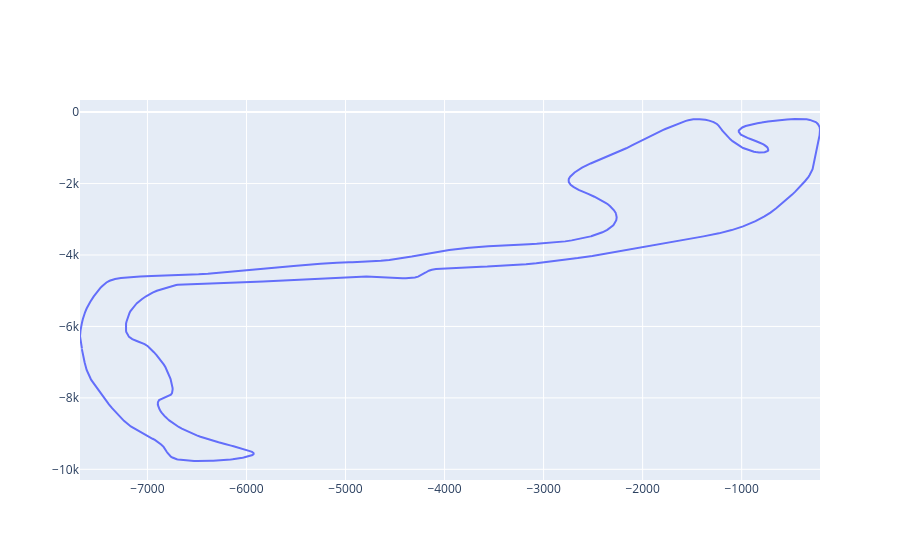

Notebook code for this chart:
### Code cell
# first viz using the same package also used for the waterfall chart
fig = go.Figure()

fig.add_trace(go.Scatter(x=track["X"], y=track["Y"], mode="lines",))

fig.show()

### Figure 1 — Plotly figure (JSON) as saved in the notebook; plotly's stock layout.template omitted (floating-point values rounded to 4 significant figures; data arrays with more than 128 entries replaced by an {"elided": "..."} marker saying what was removed)
{"data": [{"mode": "lines", "type": "scatter", "x": {"elided": "683 float values"}, "y": {"elided": "683 float values"}}], "layout": {}}
